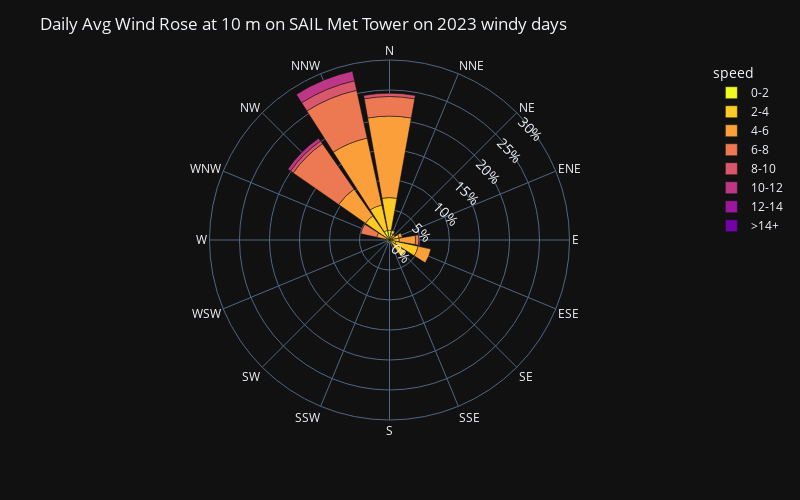

Source (notebook cell):
### Code cell
sail_met_gothic_daily = sail_1H_windy_wind_df[['wspd_arith_mean', 'wdir_vec_mean']]
# create a windrose dataframe
sail_met_gothic_daily = create_windrose_df(sail_met_gothic_daily, wind_dir_var='wdir_vec_mean', wind_spd_var='wspd_arith_mean')

# create a wind rose plot using bar_polar
fig = px.bar_polar(sail_met_gothic_daily, 
                   r="frequency", 
                   theta="direction", 
                   color="speed", template="plotly_dark",
                   color_discrete_sequence= px.colors.sequential.Plasma_r,
                   width= 800,
                   height=500,
                   barnorm='percent',
                  )
# update the radial axis to show percentages
fig.update_layout(
    title="Daily Avg Wind Rose at 10 m on SAIL Met Tower on 2023 windy days",
    font_size=12,
    polar_radialaxis=dict(
         ticksuffix='%',
         tickfont_size=14,
         showline=False,
         showticklabels=True,
         showgrid=True,
         angle=45,
         range=[0, 30]
      ),
)

### Figure 1 — Plotly figure (JSON) as saved in the notebook; plotly's stock layout.template omitted (floating-point values rounded to 4 significant figures)
{"data": [{"hovertemplate": "speed=0-2<br>frequency=%{r}<br>direction=%{theta}<extra></extra>", "legendgroup": "0-2", "marker": {"color": "#f0f921", "pattern": {"shape": ""}}, "name": "0-2", "r": [1.63, 1.087, 0, 0.5435, 0.5435, 1.087, 0, 0, 0, 0.5435, 0.5435, 0, 0, 0, 0, 1.63], "showlegend": true, "subplot": "polar", "theta": ["N", "NNE", "NE", "ENE", "E", "ESE", "SE", "SSE", "S", "SSW", "SW", "WSW", "W", "WNW", "NW", "NNW"], "type": "barpolar"}, {"hovertemplate": "speed=2-4<br>frequency=%{r}<br>direction=%{theta}<extra></extra>", "legendgroup": "2-4", "marker": {"color": "#fdca26", "pattern": {"shape": ""}}, "name": "2-4", "r": [5.435, 0.5435, 0, 1.087, 1.087, 3.804, 3.261, 0, 0, 0, 0, 0, 0, 0.5435, 4.891, 4.348], "showlegend": true, "subplot": "polar", "theta": ["N", "NNE", "NE", "ENE", "E", "ESE", "SE", "SSE", "S", "SSW", "SW", "WSW", "W", "WNW", "NW", "NNW"], "type": "barpolar"}, {"hovertemplate": "speed=4-6<br>frequency=%{r}<br>direction=%{theta}<extra></extra>", "legendgroup": "4-6", "marker": {"color": "#fb9f3a", "pattern": {"shape": ""}}, "name": "4-6", "r": [13.59, 0, 1.087, 0.5435, 2.717, 2.174, 0, 0, 0, 0, 0, 0, 0, 1.63, 5.435, 11.41], "showlegend": true, "subplot": "polar", "theta": ["N", "NNE", "NE", "ENE", "E", "ESE", "SE", "SSE", "S", "SSW", "SW", "WSW", "W", "WNW", "NW", "NNW"], "type": "barpolar"}, {"hovertemplate": "speed=6-8<br>frequency=%{r}<br>direction=%{theta}<extra></extra>", "legendgroup": "6-8", "marker": {"color": "#ed7953", "pattern": {"shape": ""}}, "name": "6-8", "r": [3.261, 0, 0, 0, 0.5435, 0, 0, 0, 0, 0, 0, 0, 0, 2.717, 9.239, 8.152], "showlegend": true, "subplot": "polar", "theta": ["N", "NNE", "NE", "ENE", "E", "ESE", "SE", "SSE", "S", "SSW", "SW", "WSW", "W", "WNW", "NW", "NNW"], "type": "barpolar"}, {"hovertemplate": "speed=8-10<br>frequency=%{r}<br>direction=%{theta}<extra></extra>", "legendgroup": "8-10", "marker": {"color": "#d8576b", "pattern": {"shape": ""}}, "name": "8-10", "r": [0.5435, 0, 0, 0, 0, 0, 0, 0, 0, 0, 0, 0, 0, 0, 0.5435, 1.63], "showlegend": true, "subplot": "polar", "theta": ["N", "NNE", "NE", "ENE", "E", "ESE", "SE", "SSE", "S", "SSW", "SW", "WSW", "W", "WNW", "NW", "NNW"], "type": "barpolar"}, {"hovertemplate": "speed=10-12<br>frequency=%{r}<br>direction=%{theta}<extra></extra>", "legendgroup": "10-12", "marker": {"color": "#bd3786", "pattern": {"shape": ""}}, "name": "10-12", "r": [0, 0, 0, 0, 0, 0, 0, 0, 0, 0, 0, 0, 0, 0, 0.5435, 1.63], "showlegend": true, "subplot": "polar", "theta": ["N", "NNE", "NE", "ENE", "E", "ESE", "SE", "SSE", "S", "SSW", "SW", "WSW", "W", "WNW", "NW", "NNW"], "type": "barpolar"}, {"hovertemplate": "speed=12-14<br>frequency=%{r}<br>direction=%{theta}<extra></extra>", "legendgroup": "12-14", "marker": {"color": "#9c179e", "pattern": {"shape": ""}}, "name": "12-14", "r": [0, 0, 0, 0, 0, 0, 0, 0, 0, 0, 0, 0, 0, 0, 0, 0], "showlegend": true, "subplot": "polar", "theta": ["N", "NNE", "NE", "ENE", "E", "ESE", "SE", "SSE", "S", "SSW", "SW", "WSW", "W", "WNW", "NW", "NNW"], "type": "barpolar"}, {"hovertemplate": "speed=>14+<br>frequency=%{r}<br>direction=%{theta}<extra></extra>", "legendgroup": ">14+", "marker": {"color": "#7201a8", "pattern": {"shape": ""}}, "name": ">14+", "r": [0, 0, 0, 0, 0, 0, 0, 0, 0, 0, 0, 0, 0, 0, 0, 0], "showlegend": true, "subplot": "polar", "theta": ["N", "NNE", "NE", "ENE", "E", "ESE", "SE", "SSE", "S", "SSW", "SW", "WSW", "W", "WNW", "NW", "NNW"], "type": "barpolar"}], "layout": {"barmode": "relative", "barnorm": "percent", "font": {"size": 12}, "height": 500, "legend": {"title": {"text": "speed"}, "tracegroupgap": 0}, "margin": {"t": 60}, "polar": {"angularaxis": {"direction": "clockwise", "rotation": 90}, "domain": {"x": [0, 1], "y": [0, 1]}, "radialaxis": {"angle": 45, "range": [0, 30], "showgrid": true, "showline": false, "showticklabels": true, "tickfont": {"size": 14}, "ticksuffix": "%"}}, "title": {"text": "Daily Avg Wind Rose at 10 m on SAIL Met Tower on 2023 windy days"}, "width": 800}}
